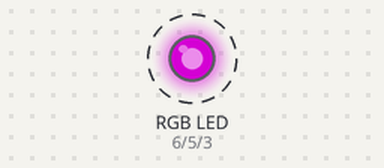
This sketch was run on a simulated Arduino Uno, built with avr-gcc and run on an emulated ATmega328P. Shown: an RGB LED mixed from three pins (HIGH = lit). Dashed ring = blinking. Dim RGB values are drawn brighter than linear.

Above: at 0.05 s.
Timing chart, 0 to 4.6 s (numbered marks = the images above):
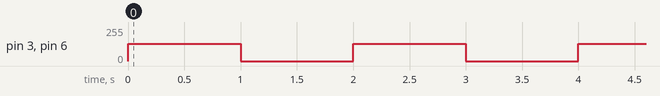

The sketch:

RGB_favorite_color.ino
```cpp
//https://www.rapidtables.com/web/color/RGB_Color.html
#define BLUE 3
#define GREEN 5
#define RED 6

// choose an RGB value between 0 and 255 to change the color.
int Rvalue=128;
int Gvalue=0;
int Bvalue=128;

int delayTime = 1000;

void setup()
{
pinMode(RED, OUTPUT);
pinMode(GREEN, OUTPUT);
pinMode(BLUE, OUTPUT);

}

#define delayTime 1000 // fading time between colors

// main loop
void loop()
{

analogWrite(RED, Rvalue);
analogWrite(GREEN, Gvalue);
analogWrite(BLUE, Bvalue);

delay(delayTime);

digitalWrite(RED, LOW);
digitalWrite(GREEN, LOW);
digitalWrite(BLUE, LOW);

delay(delayTime);

}
```

Measured:
- by itself, pin 3 (BLUE), pin 6 (RED): alternates 128/255 for 1.0 s and 0/255 for 1.0 s
